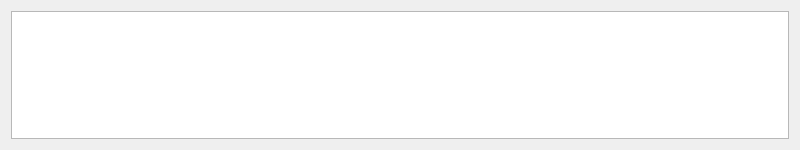
<?xml version="1.0" encoding="UTF-8"?>
<ui version="4.0">
 <class>logWidgetClass</class>
 <widget class="QWidget" name="logWidgetClass">
  <property name="geometry">
   <rect>
    <x>0</x>
    <y>0</y>
    <width>800</width>
    <height>150</height>
   </rect>
  </property>
  <property name="windowTitle">
   <string>logWidget</string>
  </property>
  <layout class="QHBoxLayout" name="horizontalLayout">
   <item>
    <widget class="QTextEdit" name="logWidget">
     <property name="readOnly">
      <bool>true</bool>
     </property>
    </widget>
   </item>
  </layout>
 </widget>
 <layoutdefault spacing="6" margin="11"/>
 <resources/>
 <connections/>
</ui>
